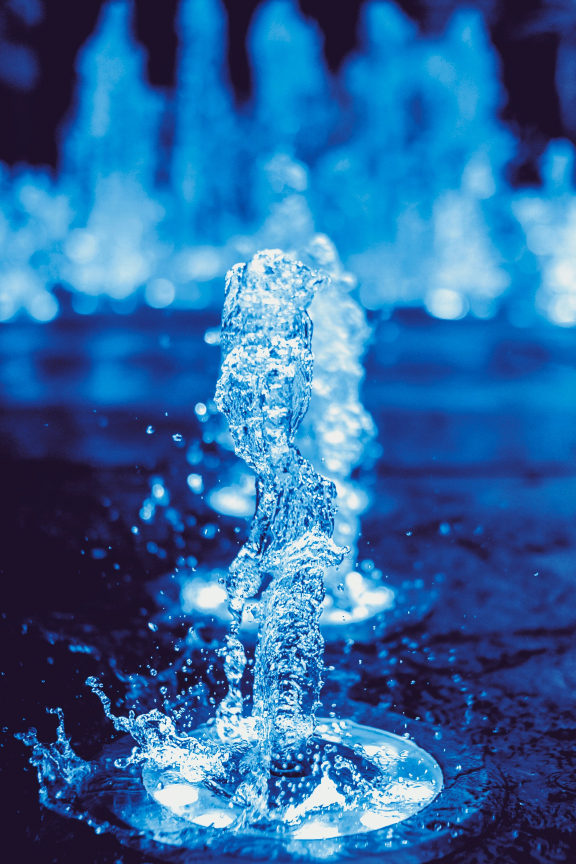
#> input picture pic3.jpg, 1728 x 2592 px (shown at 1/3 size)
$ python contours.py
#> lines starting #> are read from the running program, lines starting #| are printed output that depends on the picture; after the words box and inside, x2 and y2 are one past the last pixel; in counts of white or black regions, pixels touching at a corner belong together
import cv2
import numpy as np
img=cv2.imread('pic3.jpg')
#> img is the input picture: shape (2592, 1728, 3); mean B, G, R 159, 103.4, 46.1
cv2.imshow("image1",img)

blank=np.zeros(img.shape,dtype="uint8")
cv2.imshow("blank",blank)

gray=cv2.cvtColor(img,cv2.COLOR_BGR2GRAY)
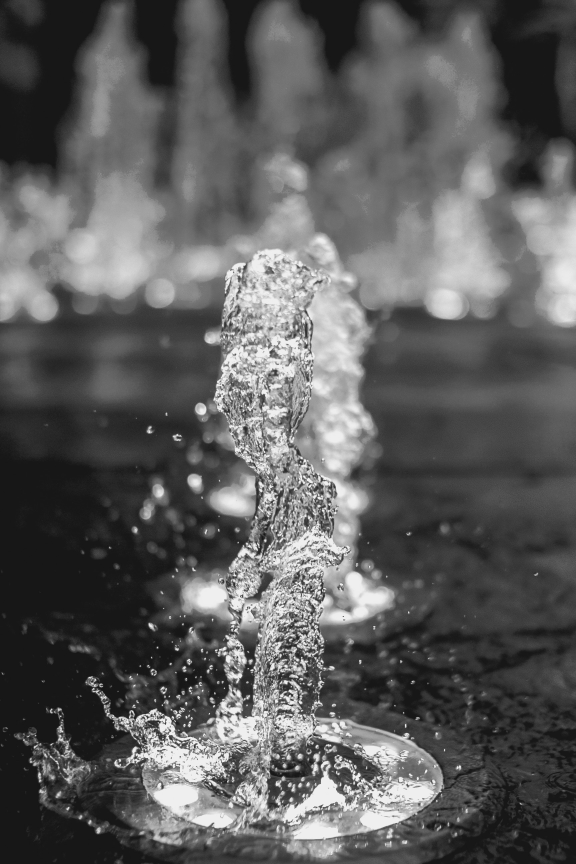
#> gray: shape (2592, 1728) (shown at 1/3 size); min 9, max 255, mean 92.6
cv2.imshow("gary",gray)

# [5 lines of commented-out code are left out]

ret,thresh=cv2.threshold(gray,125,225,cv2.THRESH_BINARY)
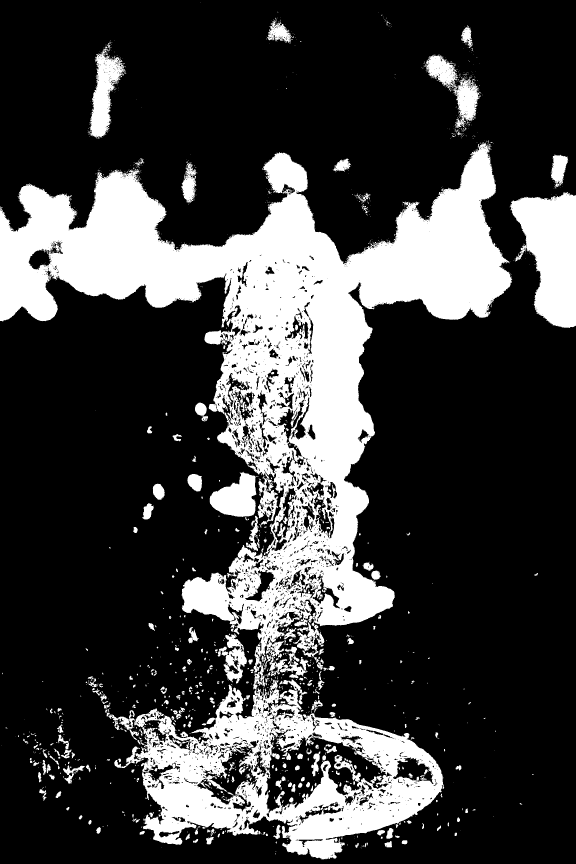
#> thresh: shape (2592, 1728) (shown at 1/3 size); values 0 (black) and 225 (white), 24.7% white; 1764 white regions (1385 under 20 px)
cv2.imshow("thresh",thresh)
contours,heirarchies=cv2.findContours(thresh,cv2.RETR_LIST,cv2.CHAIN_APPROX_NONE)
#> contours = 5172 contours, 4207 with area under 20; largest, box (x1, y1, x2, y2) and area: (0, 427, 1537, 2578) 1085165, (1529, 576, 1728, 984) 52942, (794, 2187, 1167, 2453) 44780, (591, 2222, 776, 2415) 13670, (268, 139, 379, 413) 13521
print(f'{len(contours)} contour(s) found!')
#| 5172 contour(s) found!
cv2.drawContours(blank,contours,-1,(0,0,225),1)
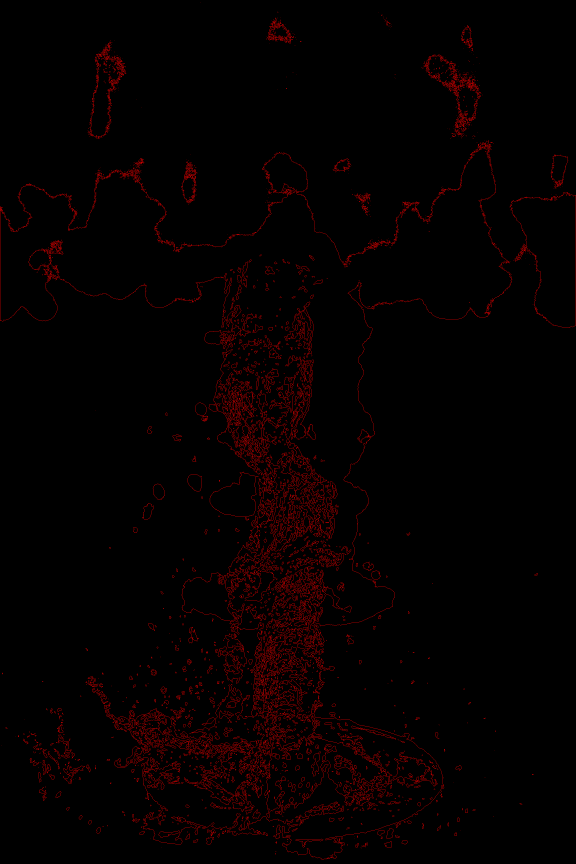
#> blank: shape (2592, 1728, 3) (shown at 1/3 size); mean of channels 0, 1, 2 0, 0, 5.5; drawn as B, G, R
cv2.imshow('contours drawn',blank)


cv2.waitKey(0)
